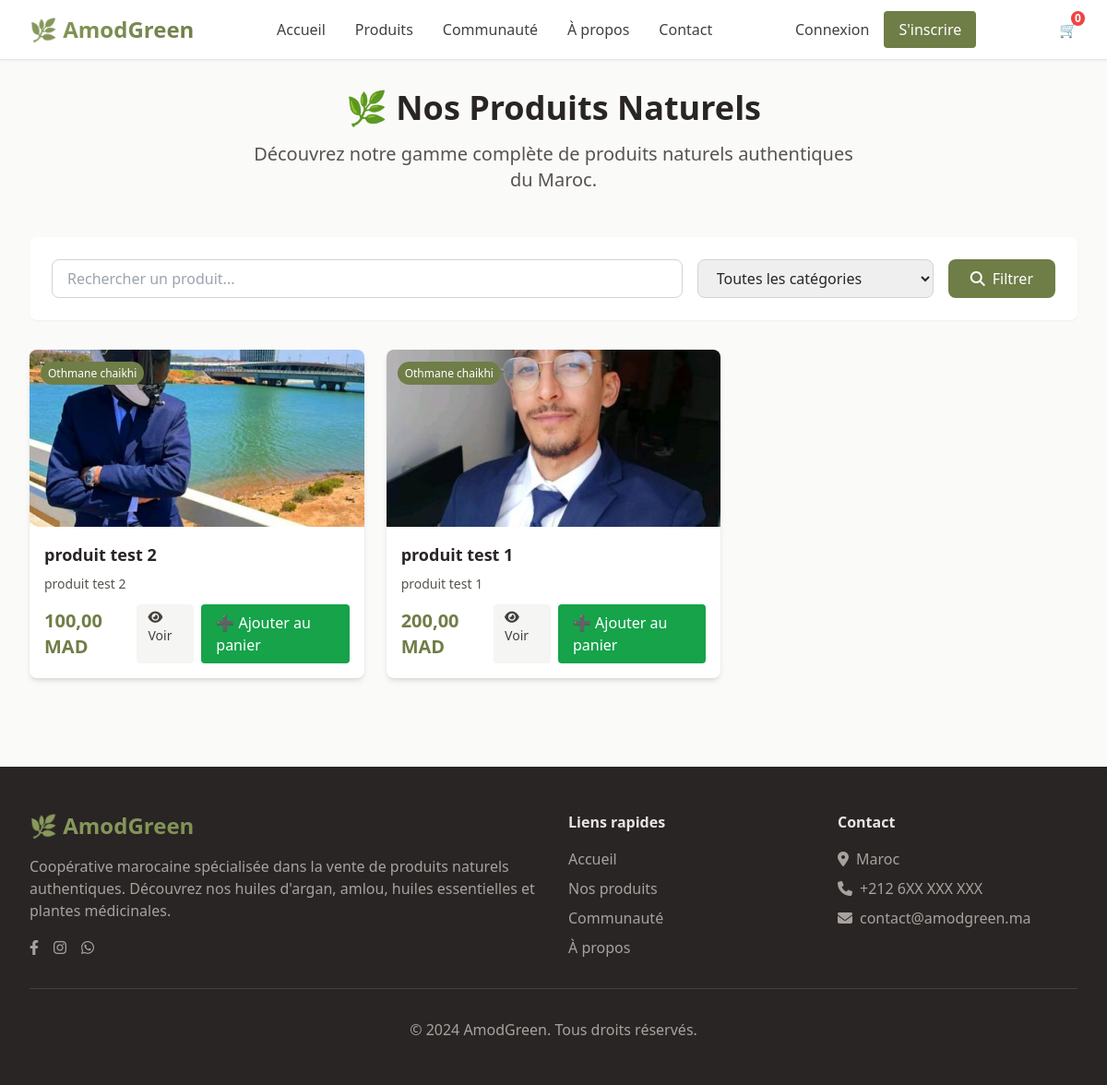
Page /produits/ on the earlier database version.
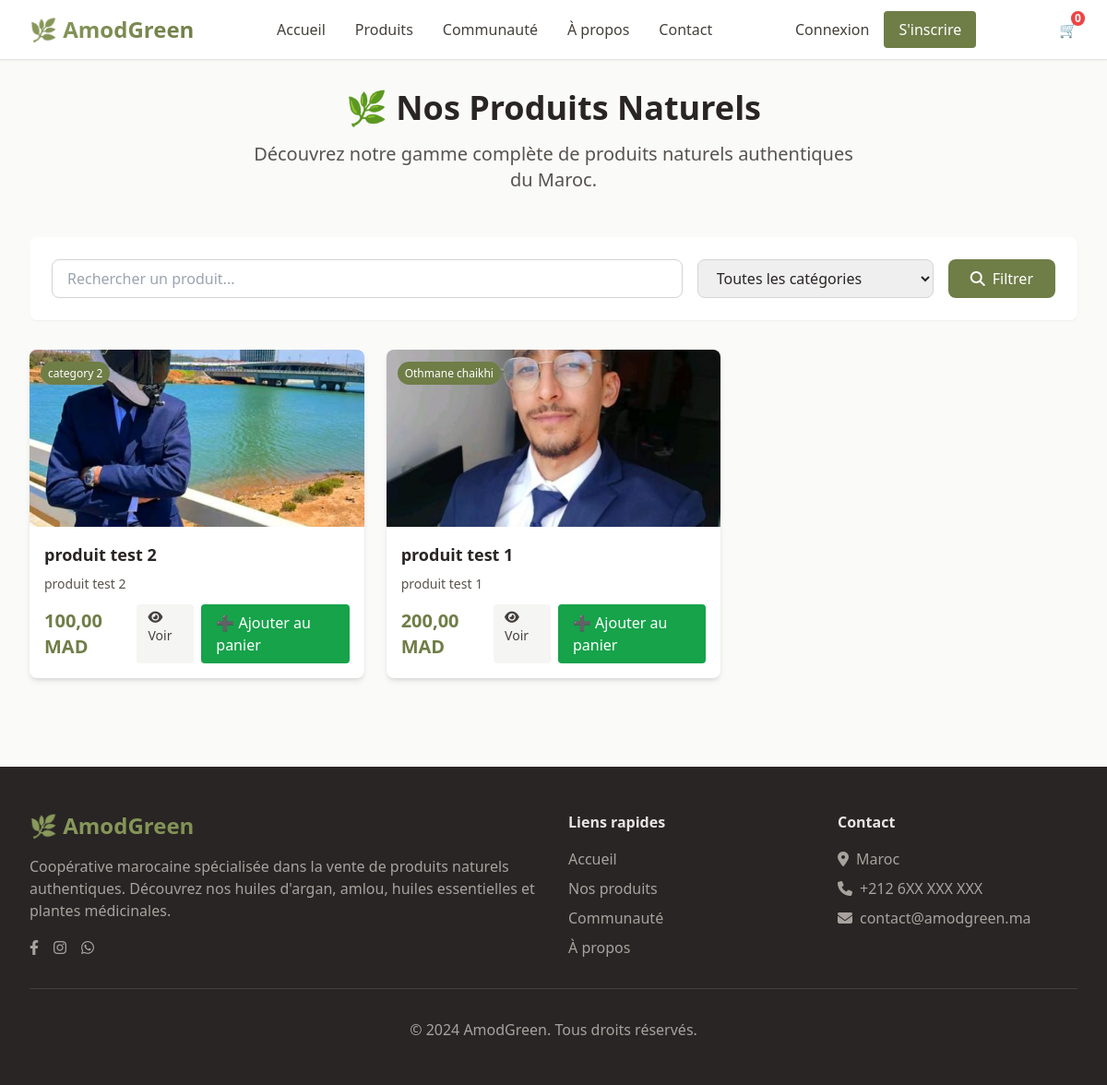
Same page on the later database version.
### store/models.py (models this page shows, shortened)
class Product(models.Model):
    name = models.CharField(max_length=200, verbose_name="Nom du produit")
    name_ar = models.CharField(max_length=200, blank=True, verbose_name="Nom (Arabe)")
    description = models.TextField(verbose_name="Description")
    description_ar = models.TextField(blank=True, verbose_name="Description (Arabe)")
    ingredients = models.TextField(blank=True, verbose_name="Ingrédients")
    ingredients_ar = models.TextField(blank=True, verbose_name="Ingrédients (Arabe)")
    price = models.DecimalField(max_digits=10, decimal_places=2, verbose_name="Prix (MAD)")
    image = models.ImageField(upload_to='products/', verbose_name="Image")
    category = models.ForeignKey(Category, on_delete=models.CASCADE, verbose_name="Catégorie")
    is_available = models.BooleanField(default=True, verbose_name="Disponible")
    created_at = models.DateTimeField(auto_now_add=True)
    updated_at = models.DateTimeField(auto_now=True)
    class Meta:
        verbose_name = "Produit"
        verbose_name_plural = "Produits"
        ordering = ['-created_at']
    def get_absolute_url(self):
        return reverse('product_detail', kwargs={'pk': self.pk})

class Category(models.Model):
    name = models.CharField(max_length=100, verbose_name="Nom")
    name_ar = models.CharField(max_length=100, blank=True, verbose_name="Nom (Arabe)")
    description = models.TextField(blank=True, verbose_name="Description")
    created_at = models.DateTimeField(auto_now_add=True)
    class Meta:
        verbose_name = "Catégorie"
        verbose_name_plural = "Catégories"
        ordering = ['name']

### store/views.py (the view)
# urls.py: path('produits/', views.product_list, name='product_list'),
def product_list(request):
    products = Product.objects.filter(is_available=True)
    categories = Category.objects.all()
    category_id = request.GET.get('category')
    search_query = request.GET.get('search')
    if category_id:
        products = products.filter(category_id=category_id)
    if search_query:
        products = products.filter(
            Q(name__icontains=search_query) |
            Q(description__icontains=search_query) |
            Q(name_ar__icontains=search_query)
        )
    paginator = Paginator(products, 12)  # 12 produits par page
    page_number = request.GET.get('page')
    page_obj = paginator.get_page(page_number)
    context = {
        'page_obj': page_obj,
        'categories': categories,
        'current_category': int(category_id) if category_id else None,
        'search_query': search_query or '',
    }
    return render(request, 'store/product_list.html', context)

### templates/store/product_list.html (shortened to what this page needs)
{% extends 'base.html' %}
{% load static %}
{% block content %}
<div class="max-w-7xl mx-auto px-4 sm:px-6 lg:px-8 py-8">
    <div class="text-center mb-12">
        <h1 class="text-4xl font-bold text-stone-800 mb-4">🌿 Nos Produits Naturels</h1>
        <p class="text-xl text-stone-600 max-w-2xl mx-auto">
            Découvrez notre gamme complète de produits naturels authentiques du Maroc.
        </p>
    </div>
    <div class="bg-white rounded-lg shadow-sm p-6 mb-8">
        <form method="GET" class="flex flex-col md:flex-row gap-4">
            <div class="flex-1">
                <input type="text" name="search" value="{{ search_query }}"
                       placeholder="Rechercher un produit..."
                       class="w-full px-4 py-2 border border-stone-300 rounded-lg focus:outline-none focus:ring-2 focus:ring-olive-500">
            </div>
            <div class="md:w-64">
                <select name="category" class="w-full px-4 py-2 border border-stone-300 rounded-lg focus:outline-none focus:ring-2 focus:ring-olive-500">
                    <option value="">Toutes les catégories</option>
                </select>
            </div>
            <button type="submit" class="bg-olive-600 hover:bg-olive-700 text-white px-6 py-2 rounded-lg transition-colors">
                <i class="fas fa-search mr-2"></i>Filtrer
            </button>
        </form>
    </div>
    <div class="grid grid-cols-1 md:grid-cols-2 lg:grid-cols-3 xl:grid-cols-4 gap-6">
        {% for product in page_obj %}
            <div class="bg-white rounded-lg shadow-md overflow-hidden card-hover">
                <div class="relative">
                    {% if product.image %}
                        <img src="{{ product.image.url }}" alt="{{ product.name }}"
                             class="w-full h-48 object-cover">
                    {% else %}
                        <div class="w-full h-48 bg-stone-200 flex items-center justify-center">
                            <i class="fas fa-leaf text-4xl text-stone-400"></i>
                        </div>
                    {% endif %}
                    <div class="absolute top-3 left-3">
                        <span class="bg-olive-600 text-white text-xs px-2 py-1 rounded-full">
                            {{ product.category.name }}
                        </span>
                    </div>
                </div>
                <div class="p-4">
                    <h3 class="text-lg font-semibold text-stone-800 mb-2 line-clamp-1">
                        {{ product.name }}
                    </h3>
                    <p class="text-stone-600 text-sm mb-3 line-clamp-2">
                        {{ product.description|truncatewords:12 }}
                    </p>
                    <div class="flex items-center justify-between">
                        <span class="text-xl font-bold text-olive-600">
                            {{ product.price }} MAD
                        </span>
                        <div class="flex gap-2">
                            <a href="{{ product.get_absolute_url }}"
                               class="bg-stone-100 hover:bg-stone-200 text-stone-700 px-3 py-1 rounded text-sm transition-colors">
                                <i class="fas fa-eye mr-1"></i>Voir
                            </a>
                             <a href="{% url 'add_to_cart' product.id %}" class="bg-green-600 text-white px-4 py-2 rounded hover:bg-green-700">
    ➕ Ajouter au panier
</a>
                        </div>
                    </div>
                </div>
            </div>
        {% endfor %}
    </div>
</div>
{% endblock %}

Differences in the rows shown:
changed Product "produit test 2": category.name "Othmane chaikhi" → "category 2"
